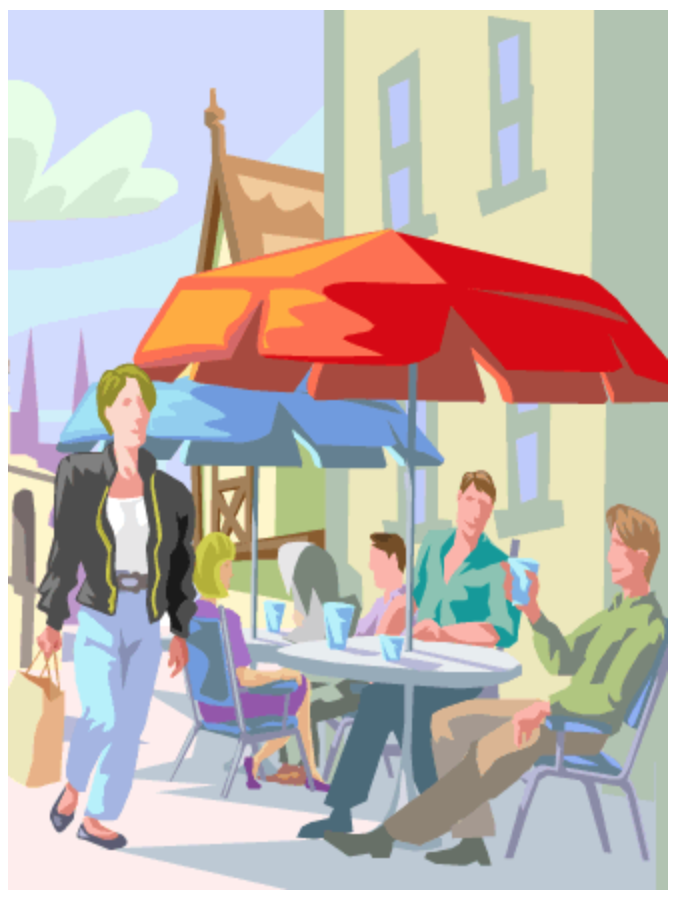
#> input picture ImageManipulation/Scratch/Image_Manip_C_2.png, 682 x 908 px
$ python trim.py   (Python 2 division)
#> lines starting #> are read from the running program, lines starting #| are printed output that depends on the picture
#!/usr/bin/python

import numpy
import Image

endname = 'Image_Manip_C_4.png'

A = numpy.asarray(Image.open('Image_Manip_C_2.png').convert('L'))
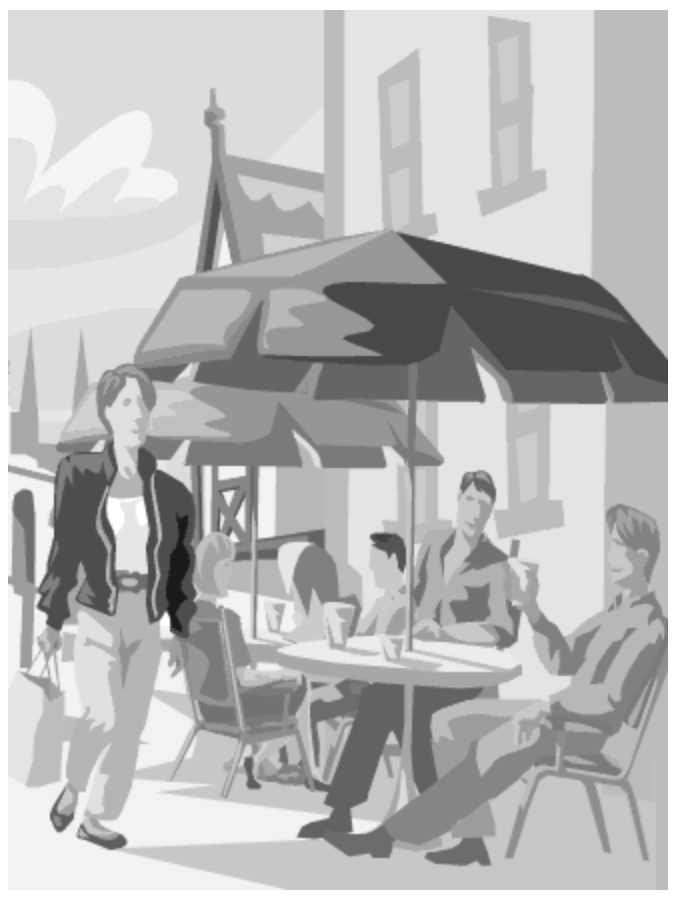
#> A: shape (908, 682); min 26, max 255, mean 186.1

#White is read as 255

#find dimensions:
dimensions = A.shape
#> dimensions = (908, 682)
#approximate coordinates of center and edges:
column = dimensions[0]/2
#> column = 454
row  = dimensions[1]/2
#> row = 341
bottom = dimensions[0] - 1
#> bottom = 907
right = dimensions[1] - 1
#> right = 681

#fix top
temp = 0
while A[temp,column] == 255:
     temp = temp+1
#> this loop made 10 passes
#> after the loop, temp = 10
temp = temp-1
#> temp = 9
rowstart = temp
#> rowstart = 9


#fix bottom
temp = bottom
#> temp = 907
while A[temp,column] == 255:
     temp = temp-1
#> this loop made 18 passes
#> temp on passes 1 to 12: 906, 905, 904, 903, 902, 901, 900, 899, 898, 897, 896, 895
#> after the loop, temp = 889
temp = temp+1
#> temp = 890
rowend = temp
#> rowend = 890

#fix left
temp = 0
while A[row,temp] == 255:
     temp = temp+1
#> this loop made 8 passes
#> after the loop, temp = 8
temp=temp-1
#> temp = 7
colstart = temp
#> colstart = 7

#fix right
temp = right
#> temp = 681
while A[row,temp] == 255:
     temp = temp-1
#> this loop made 14 passes
#> temp on passes 1 to 12: 680, 679, 678, 677, 676, 675, 674, 673, 672, 671, 670, 669
#> after the loop, temp = 667
temp = temp+1
#> temp = 668
colend = temp
#> colend = 668

B = A[rowstart:rowend,colstart:colend]
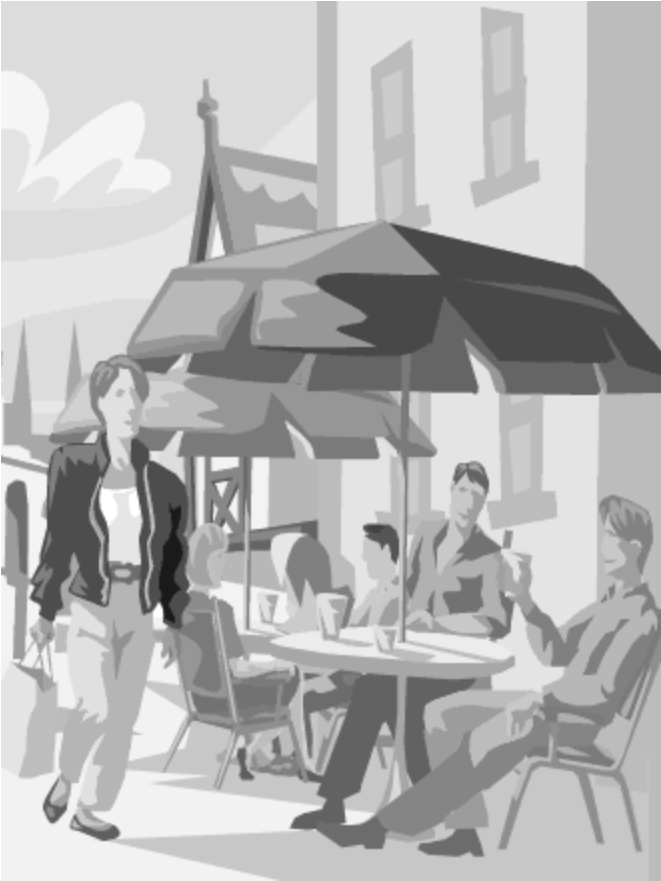
#> B: shape (881, 661); min 26, max 255, mean 181.8

img = Image.fromarray(B)
img.save(endname)


#kthxbye
